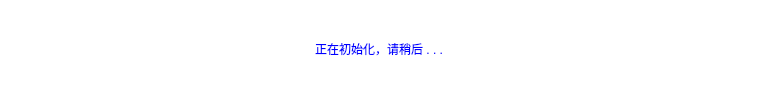
<?xml version="1.0" encoding="UTF-8"?>
<ui version="4.0">
 <class>LoadingDialog</class>
 <widget class="QDialog" name="LoadingDialog">
  <property name="geometry">
   <rect>
    <x>0</x>
    <y>0</y>
    <width>757</width>
    <height>98</height>
   </rect>
  </property>
  <property name="windowTitle">
   <string>Dialog</string>
  </property>
  <property name="styleSheet">
   <string notr="true">background-color: rgba(255, 255, 255, 255);</string>
  </property>
  <layout class="QGridLayout" name="gridLayout">
   <item row="0" column="0">
    <layout class="QHBoxLayout" name="horizontalLayout_2">
     <item>
      <spacer name="horizontalSpacer_3">
       <property name="orientation">
        <enum>Qt::Horizontal</enum>
       </property>
       <property name="sizeHint" stdset="0">
        <size>
         <width>40</width>
         <height>20</height>
        </size>
       </property>
      </spacer>
     </item>
     <item>
      <widget class="QLabel" name="infoLb">
       <property name="minimumSize">
        <size>
         <width>0</width>
         <height>0</height>
        </size>
       </property>
       <property name="maximumSize">
        <size>
         <width>1500</width>
         <height>1500</height>
        </size>
       </property>
       <property name="styleSheet">
        <string notr="true">font: 75 44pt &quot;微软雅黑&quot;;
color: rgb(0, 0, 255);</string>
       </property>
       <property name="text">
        <string>&lt;html&gt;&lt;head/&gt;&lt;body&gt;&lt;p align=&quot;center&quot;&gt;正在初始化，请稍后 . . .&lt;/p&gt;&lt;/body&gt;&lt;/html&gt;</string>
       </property>
      </widget>
     </item>
     <item>
      <spacer name="horizontalSpacer_4">
       <property name="orientation">
        <enum>Qt::Horizontal</enum>
       </property>
       <property name="sizeHint" stdset="0">
        <size>
         <width>40</width>
         <height>20</height>
        </size>
       </property>
      </spacer>
     </item>
    </layout>
   </item>
  </layout>
 </widget>
 <resources/>
 <connections/>
</ui>
